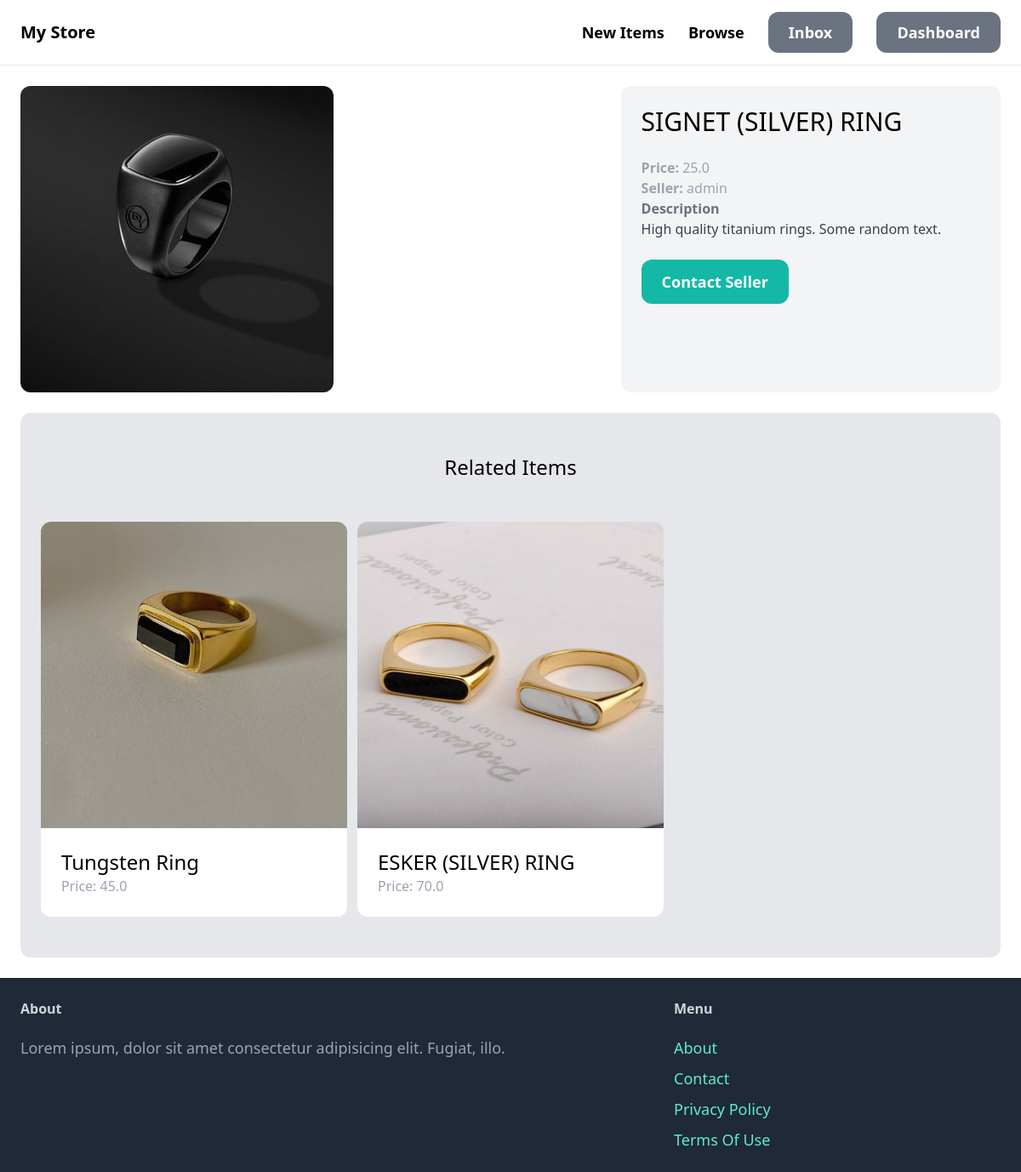
Screenshot of /items/2/ with the database file from the repository.
### item/models.py (models this page shows, shortened)
class Item(models.Model):
    category = models.ForeignKey(Category, related_name='item', on_delete=models.CASCADE)
    name = models.CharField(max_length=255)
    description = models.TextField(blank=True, null=True)
    price = models.FloatField()
    is_sold = models.BooleanField(default=False)
    image = models.ImageField(upload_to='item_images', blank=True, null=True)
    created_by = models.ForeignKey(User, related_name='items', on_delete=models.CASCADE)

### item/views.py (the view)
# urls.py: path('<int:pk>/', views.detail, name='detail'),
def detail(request, pk):
    item = get_object_or_404(Item, pk=pk)
    related_items = Item.objects.filter(category= item.category, is_sold = False).exclude(pk=pk)[0:3]
    return render (request, 'item/detail.html', {
        'item':item,
        'related_items':related_items
    })

### item/templates/item/detail.html (shortened to what this page needs)
{% extends 'core/base.html' %}
{% block content %}
<div class="grid grid-cols-5 gap-6">
    <div class="col-span-3">
        <img src="{{ item.image.url }}" class="rounded-xl">
    </div>
    <div class="col-span-2 p-6 bg-gray-100 rounded-xl">
        <h1 class="mb-6 text-3xl">{{ item.name }}</h1>
        <p class="text-gray-400"><strong>Price: </strong>{{ item.price }}</p>
        <p class="text-gray-400"><strong>Seller: </strong>{{ item.created_by }}</p>
    {% if item.description %}
    <p class="text-gray-700">
        <strong class="text-gray-500">Description</strong><br>
        {{ item.description }}
    </p>
    {% endif %}
    <a href="#" class="inline-block mt-6 px-6 py-3 text-lg font-semibold bg-teal-500 text-white rounded-xl hover:bg-teal-700 ">Contact Seller</a>
</div>
</div>
<div class="mt-6 px-6 py-12 bg-gray-200 rounded-xl">
    <h2 class="mb-12 text-2xl text-center">Related Items</h2>
    <div class="grid grid-cols-3 gap-3">
        {% for item in related_items %}
        <div>
            <a href="{% url 'item:detail' item.id %}">
                <div>
                    <img src="{{ item.image.url }}" class="rounded-t-xl">
                </div>
                <div class="p-6 bg-white rounded-b-xl">
                    <h2 class="text-2xl">{{ item.name }}</h2>
                    <p class="text-gray-400">Price: {{ item.price }}</p>
                </div>
            </a>
        </div>
        {% endfor %}
    </div>
</div>
{% endblock %}

### rows the page displays
Item: image (picture), name "SIGNET (SILVER) RING", price "25.0", created_by "admin", description "High quality titanium rings. Some random text."
Item: image (picture), name "Tungsten Ring", price "45.0"
Item: image (picture), name "ESKER (SILVER) RING", price "70.0"
